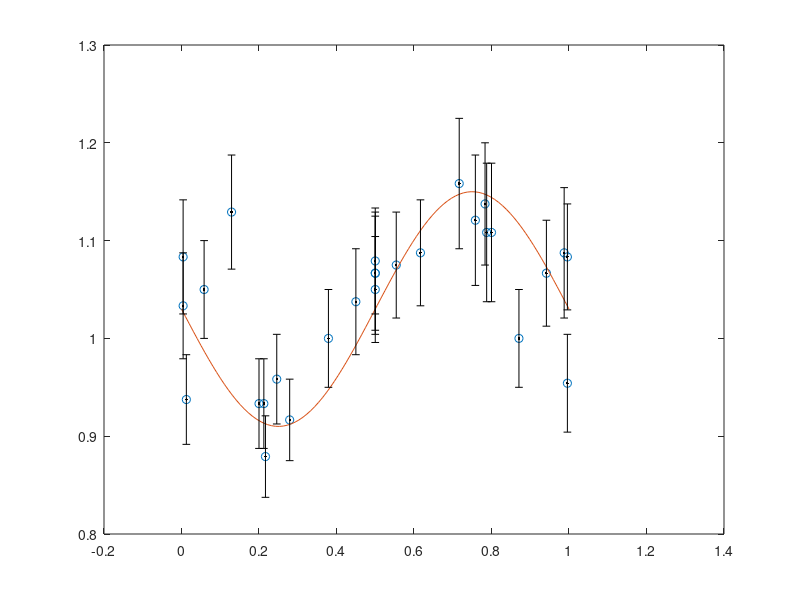

Write MATLAB code to recreate this figure.

% Ntot  NQLL   Unc_NQLL
%
% sin equation:
%
%  Ntotlist_theory = np.linspace(0,1)
%
%  Nbar = 1.00
%  Nstar = 0.1 
%  Nstar = .9/(2*np.pi)
%  NQLLlist_theory = -np.sin(2*np.pi*(Ntotlist_theory))*Nstar + Nbar
%
%
%
%0	1.0375	0
data = [...
    0.8	1.108333333	0.070833333
0.2	0.933333333	0.045833333
0.5	1.079166667	0.054166667
0.5	1.05	0.054166667
0.870833333	1	0.05
0.129166667	1.129166667	0.058333333
0.279166667	0.916666667	0.041666667
0.716666667	1.158333333	0.066666667
0.216666667	0.879166667	0.041666667
0.783333333	1.1375	0.0625
0.0125	0.9375	0.045833333
0.9875	1.0875	0.066666667
0.004166667	1.083333333	0.058333333
0.995833333	0.954166667	0.05
0.7875	1.108333333	0.070833333
0.2125	0.933333333	0.045833333
0.616666667	1.0875	0.054166667
0.379166667	1	0.05
0.058333333	1.05	0.05
0.941666667	1.066666667	0.054166667
0.004166667	1.033333333	0.054166667
0.995833333	1.083333333	0.054166667
0.758333333	1.120833333	0.066666667
0.245833333	0.958333333	0.045833333
0.5	1.066666667	0.0625
0.5	1.066666667	0.058333333
0.554166667	1.075	0.054166667
0.45	1.0375	0.054166667];

Ntot = data(:,1);
Nqll = data(:,2);
errors = data(:,3);

 Ntotlist_theory = linspace(0,1);

Nbar = 1.03 ;
%Nstar = .9/(2*pi) ;
Nstar = 0.12 ;
NQLLlist_theory = -sin(2*pi*(Ntotlist_theory))*Nstar + Nbar ;


%Nqll_rand = randn(size(Ntot));
%[hrand,prand,strand] = chi2gof(Nqll_rand)

Nqll_theory = -sin(2*pi*(Ntot))*Nstar + Nbar ;
[h,p,st] = chi2gof(Nqll-Nqll_theory)
plot(Ntot,Nqll,'o',Ntotlist_theory,NQLLlist_theory)
hold on
errorbar(Ntot,Nqll,errors,'k.')
hold off
%[P,S,Mu]=polyfit(Ntot,Nqll,25);
%plot(Ntot,Nqll,'o',Ntot,polyval(P,Ntot),'.')
